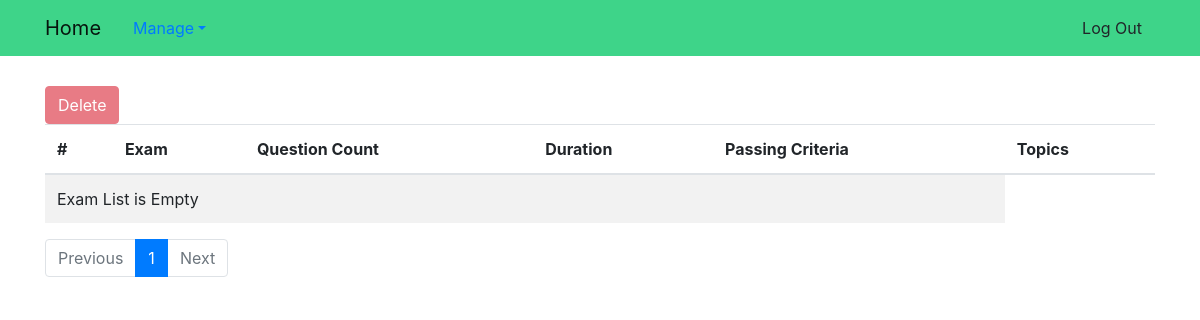
Before: /exams/ (signed in) with the older database file.
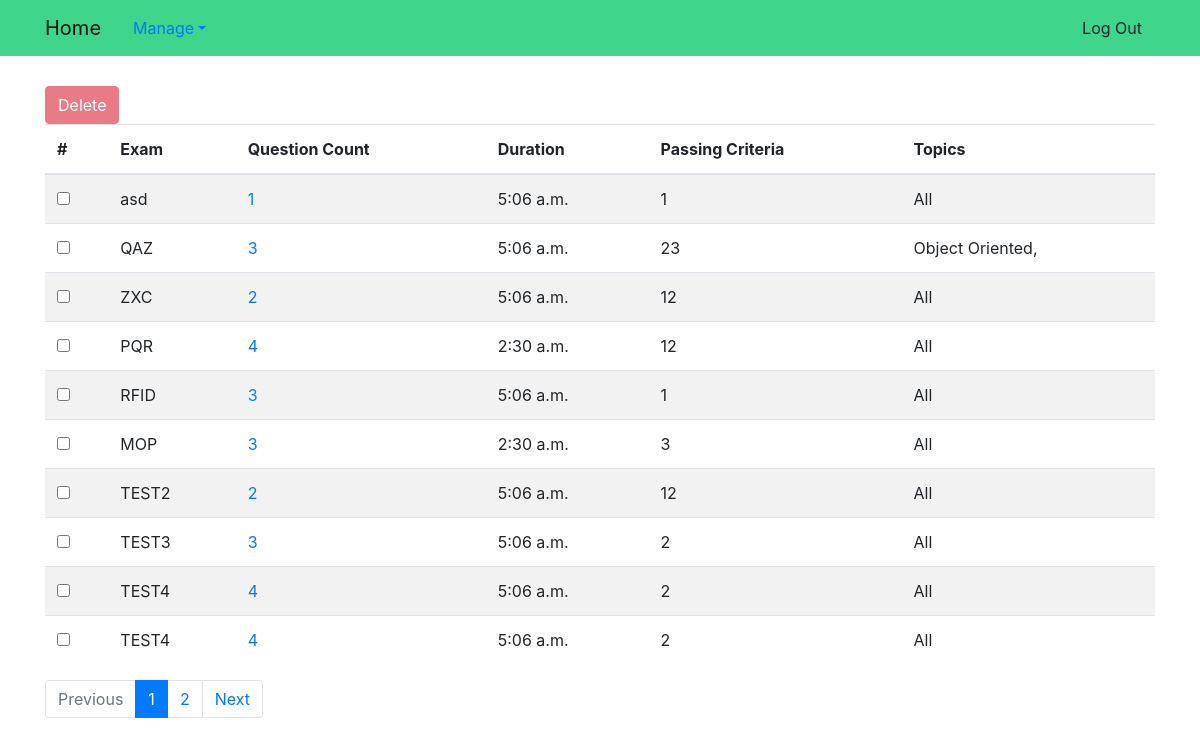
After: the same page with the newer database file.
### exam_app/models.py (models this page shows, shortened)
class Exam(models.Model):
    name = models.TextField()
    question_count = models.PositiveSmallIntegerField()
    questions = models.ManyToManyField(Question)
    time = models.TimeField()
    passing_percentage = models.PositiveSmallIntegerField(
        validators=[MaxValueValidator(100), MinValueValidator(1)])

class Topic(models.Model):
    name = models.CharField(max_length=1024, unique=True)
    def __str__(self):
        return self.name

### exam_app/views.py (the view)
# urls.py: url('^exams/$', views.ListExamView.as_view(), name='exams'),
class ListExamView(SuperUserRequiredMixin, ListView):
    model = models.Exam
    paginate_by = 10
    def get_queryset(self):
        return models.Exam.objects.all().order_by('pk')

### exam_app/views.py (called while the page is built)
    def test_func(self):
        return self.request.user.is_superuser

### exam_app/templates/exam_app/exam_list.html (shortened to what this page needs)
{% extends "base.html" %}
{% block body_block %}
<div class="toolbar">
    <form id="form-btn" name="form-btn" action="/exam/delete/" method="POST">
        <button id="remove" class="btn btn-danger" disabled onclick="remove()">Delete</button>
    </form>
</div>
<table id="table" class="table table-striped">
    <thead>
        <tr>
            <th scope="col" data-checkbox="true">#</th>
            <th scope="col">Exam</th>
            <th scope="col">Question Count</th>
            <th scope="col">Duration</th>
            <th scope="col">Passing Criteria</th>
            <th scope="col">Topics</th>
        </tr>
    </thead>
    <tbody>
        {% for exam in exam_list %}
        <tr>
            <th scope="row">
                <input type="checkbox" class="largerCheckbox" id="{{ exam.pk}}" onchange="setSelection(this)">
            </th>
            <td>{{ exam.name}}</td>
            <td><a href="/questions/?exam_id={{exam.pk}}">{{ exam.question_count}}</a></td>
            <td>{{ exam.time}}</td>
            <td>{{ exam.passing_percentage}}</td>
            <td>
                {% regroup exam.questions.all by topic as topic_list %}
                {% for topic in topic_list %}
                {{topic.grouper}},
                {% empty %}
                All
                {% endfor %}
            </td>
        </tr>
        {% empty %}
        <tr>
            <td colspan="5">Exam List is Empty</td>
        </tr>
        {% endfor %}
    </tbody>
</table>
<nav aria-label="PageNavigation" class="page-nav">
    <ul class="pagination">
        {% if page_obj.has_previous %}
        <li class="page-item ">
            <a class="page-link" href="?page={{ page_obj.previous_page_number }}" tabindex="-1">Previous</a>
        </li>
        {% else %}
        <li class="page-item disabled">
            <a class="page-link" href="#" tabindex="-1">Previous</a>
        </li>
        {% endif %}
        {% for num in page_obj.paginator.page_range %}
        {% if page_obj.number == num %}
        <li class="page-item active"><a class="page-link" href="?page={{ num }}">{{num}}</a>
        </li>
        {% elif num > page_obj.number|add:'-3' and num < page_obj.number|add:'3' %}
        <li class="page-item"><a class="page-link" href="?page={{ num }}">{{num}}</a></li>
        {% endif %}
        {% endfor %}
        {% if page_obj.has_next %}
        <li class="page-item">
            <a class="page-link" href="?page={{ page_obj.next_page_number }}">Next</a>
        </li>
        {% else %}
        <li class="page-item disabled">
            <a class="page-link" href="#">Next</a>
        </li>
        {% endif %}
    </ul>
</nav>
{% endblock %}

### templates/base.html (shortened to what this page needs)
<!DOCTYPE html>
{% load static %}
<html lang="en">
<head>
    <link rel="stylesheet" href="{% static 'exam_app/css/master.css'%}">
    <link rel="stylesheet" href="{% static 'bootstrap-4.5.2-dist/css/bootstrap.min.css'%}">
    <link rel="stylesheet" href="{% static 'bootstrap-4.5.2-dist/css/bootstrap-grid.min.css'%}">
</head>
<body>
    <nav class=" navbar navbar-expand-lg navbar-light mynav">
        <div class="container">
            <a class="navbar-brand" href="{% url 'exam_app:home' %}">Home</a>
            <div class="collapse navbar-collapse" id="navbarSupportedContent">
                <ul class="nav nabar-nav mr-auto">
                    {% if user.is_authenticated %}
                    <li class="nav-item dropdown">
                        <a class="nav-link dropdown-toggle" role="button" data-toggle="dropdown" href="#">Manage</a>
                    </li>
                    {% endif %}
                </ul>
                <ul class="nav nabar-nav navbar-right">
                    {% if user.is_authenticated %}
                    <li><a class="btn btn-simple" href="{% url 'exam_app:logout' %}">Log Out</a></li>
                    {% endif %}
                </ul>
            </div>
        </div>
    </nav>
    <div class="container exam-container">
        {% block body_block %}
        {% endblock %}
    </div>
</body>
</html>

### exam_app/static/exam_app/css/master.css (style rules this page uses)
.mynav { background-color: #3ed489; }
.exam-container { margin-top:30px; }

Changed rows visible on the page:
added Exam: name "asd", question_count "1", time "5:06 a.m.", passing_percentage "1"
added Exam: name "QAZ", question_count "3", time "5:06 a.m.", passing_percentage "23"
now on this page (row unchanged): Topic: grouper "Object Oriented"
added Exam: name "ZXC", question_count "2", time "5:06 a.m.", passing_percentage "12"
added Exam: name "PQR", question_count "4", time "2:30 a.m.", passing_percentage "12"
added Exam: name "RFID", question_count "3", time "5:06 a.m.", passing_percentage "1"
added Exam: name "MOP", question_count "3", time "2:30 a.m.", passing_percentage "3"
added Exam: name "TEST2", question_count "2", time "5:06 a.m.", passing_percentage "12"
added Exam: name "TEST3", question_count "3", time "5:06 a.m.", passing_percentage "2"
added Exam: name "TEST4", question_count "4", time "5:06 a.m.", passing_percentage "2"
added Exam: name "TEST4", question_count "4", time "5:06 a.m.", passing_percentage "2"
Other visible differences:
new list line: "2"
text no longer shown: "Exam List is Empty"
